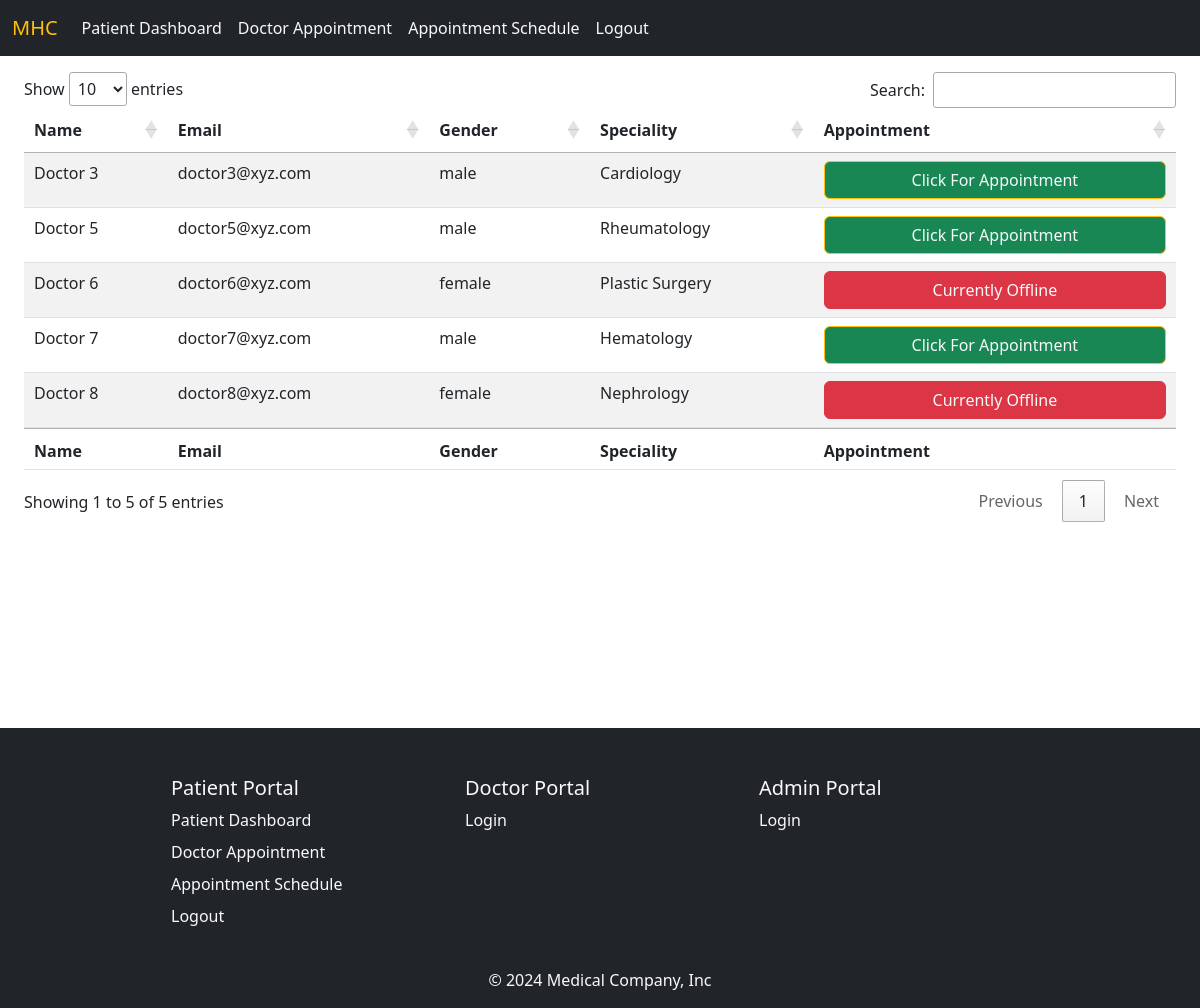
The app's page /doctor_appointment.php (signed in) with its own data.
### tables this page shows
CREATE TABLE `doctor_info` (
  `id` int(1) NOT NULL,
  `email` varchar(255) NOT NULL,
  `password` varchar(255) NOT NULL,
  `fullname` varchar(255) NOT NULL,
  `gender` varchar(255) NOT NULL,
  `dob` varchar(255) NOT NULL,
  `phone` varchar(255) NOT NULL,
  `blood` varchar(255) NOT NULL,
  `religion` varchar(255) NOT NULL,
  `occupation` varchar(255) NOT NULL,
  `nationality` varchar(255) NOT NULL,
  `maritalstatus` varchar(255) NOT NULL,
  `address` varchar(255) NOT NULL,
  `speciality` varchar(255) NOT NULL,
  `image` varchar(255) NOT NULL,
  `active` int(11) NOT NULL DEFAULT 0,
  `verified` int(11) NOT NULL
);

### doctor_appointment.php (the view, shortened to what this page needs)
<?php
include 'config/dbConnect.php';
?>
<!DOCTYPE html>
<html lang="en">
<head>
    <?php include("includes/link.php") ?>
</head>
<body>
    <?php include("includes/header.php") ?>
    <main class="mx-4 my-3 min-height-css overflow-x-scroll">
        <table id="example" class="table table-striped data-table-width">
            <thead>
                <tr>
                    <th scope="col">Name</th>
                    <th scope="col">Email</th>
                    <th scope="col">Gender</th>
                    <th scope="col">Speciality</th>
                    <th scope="col">Appointment</th>
                </tr>
            </thead>
            <tbody>
                <?php
                $ret = mysqli_query($con, "SELECT * FROM `doctor_info` WHERE `verified`='1'");
                while ($row = mysqli_fetch_array($ret)) {
                ?>
                    <tr>
                        <td><?php
                            echo htmlentities($row["fullname"]);
                            ?> </td>
                        <td><?php
                            echo htmlentities($row["email"]);
                            ?></td>
                        <td><?php
                            echo $row['gender'];
                            ?></td>
                        <td><?php
                            echo $row['speciality'];
                            ?></td>
                        <td>
                            <form class="appointment-form">
                                <?php
                                if ($row["active"] == 1) {
                                    echo "<button class='btn btn-width btn-outline-warning bg-success text-light' name='submit' class='appointment-form-btn' type='submit'>Click For Appointment</button>";
                                } else {
                                    echo "<button style='pointer-events: none;' class='btn btn-width btn-outline-danger bg-danger text-light'>Currently Offline</button> ";
                                }
                                ?>
                            </form>
                        </td>
                    </tr>
                <?php
                }
                ?>
            </tbody>
            <tfoot>
                <tr>
                    <th scope="col">Name</th>
                    <th scope="col">Email</th>
                    <th scope="col">Gender</th>
                    <th scope="col">Speciality</th>
                    <th scope="col">Appointment</th>
                </tr>
            </tfoot>
        </table>
    </main>
    <?php include("includes/footer.php") ?>
</body>
</html>

### external/css/style.css (style rules this page uses)
* { margin: 0; padding: 0; box-sizing: border-box; text-decoration: none; list-style: none; text-transform: none; user-select: none; }
html { scroll-behavior: smooth; overflow-x: hidden; }
.btn-width { width: 100% !important; }
.min-height-css { min-height: 80vh!important; }
.data-table-width { width: 100%!important; }

### records on screen
doctor_info: fullname "Doctor 3", email "doctor3@xyz.com", gender "male", speciality "Cardiology", active "Click For Appointment"
doctor_info: fullname "Doctor 5", email "doctor5@xyz.com", gender "male", speciality "Rheumatology", active "Click For Appointment"
doctor_info: fullname "Doctor 6", email "doctor6@xyz.com", gender "female", speciality "Plastic Surgery", active "Currently Offline"
doctor_info: fullname "Doctor 7", email "doctor7@xyz.com", gender "male", speciality "Hematology", active "Click For Appointment"
doctor_info: fullname "Doctor 8", email "doctor8@xyz.com", gender "female", speciality "Nephrology", active "Currently Offline"
